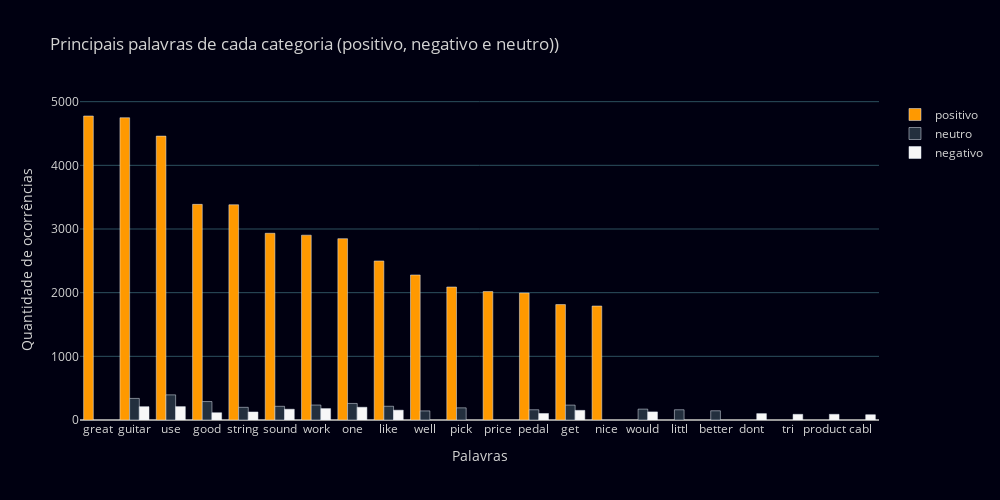

The notebook cell saved with this chart:
### Markdown cell above
**Visualização das principais palavras com barchat**<br/>

A nuvem de palavras é bonita e agradável de ver, mas não é a melhor maneira de apresentar quais são as principais palavras para cada tipo de mensagem. Por isso, vamos criar um barchart para visualizar as informações de maneira mais limpa e profissional. Vamos visualizar as 15 principais ocorrências em cada categoria de avaliação.

### Code cell
fig = go.Figure()
lst_rating = ['positivo', 'neutro', 'negativo']
for i in range(len(lst_rating)):
    _lista = df1.loc[df1['rating'] == lst_rating[i], 'reviewTextClean']
    _text = ' '.join(frase for frase in _lista)
    _word = word_tokenize(_text)
    _df1 = pd.DataFrame(_word).value_counts()[0:15]

    _df1 = pd.DataFrame(_df1, columns=['quantidade'])
    _df1.reset_index(inplace=True)
    _df1.columns = ['palavra', 'quantidade']


    fig.add_trace(go.Bar(
        x=_df1['palavra'], 
        y=_df1['quantidade'], 
        name=lst_rating[i]
        ))

fig.update_layout(
    title='<span>Principais palavras de cada categoria (positivo, negativo e neutro))</span>', 
    autosize=False,
    width=1000,
    height=500,
    xaxis=dict(title='<span>Palavras</span>'),
    yaxis=dict(title='<span>Quantidade de ocorrências</span>'),
    template='my_theme'
    )

### Figure 1 — Plotly figure (JSON) as saved in the notebook; plotly's stock layout.template omitted (floating-point values rounded to 4 significant figures)
{"data": [{"name": "positivo", "type": "bar", "x": ["great", "guitar", "use", "good", "string", "sound", "work", "one", "like", "well", "pick", "price", "pedal", "get", "nice"], "y": [4775, 4748, 4459, 3387, 3381, 2933, 2903, 2848, 2498, 2278, 2089, 2017, 1995, 1813, 1790]}, {"name": "neutro", "type": "bar", "x": ["use", "guitar", "good", "one", "work", "get", "like", "sound", "string", "pick", "would", "pedal", "littl", "better", "well"], "y": [395, 339, 290, 260, 235, 234, 216, 215, 199, 191, 171, 161, 161, 145, 143]}, {"name": "negativo", "type": "bar", "x": ["use", "guitar", "one", "work", "sound", "like", "get", "would", "string", "good", "pedal", "dont", "tri", "product", "cabl"], "y": [210, 209, 200, 179, 169, 154, 151, 127, 126, 114, 102, 100, 89, 89, 83]}], "layout": {"autosize": false, "height": 500, "title": {"text": "<span>Principais palavras de cada categoria (positivo, negativo e neutro))</span>"}, "width": 1000, "xaxis": {"title": {"text": "<span>Palavras</span>"}}, "yaxis": {"title": {"text": "<span>Quantidade de ocorrências</span>"}}}}
